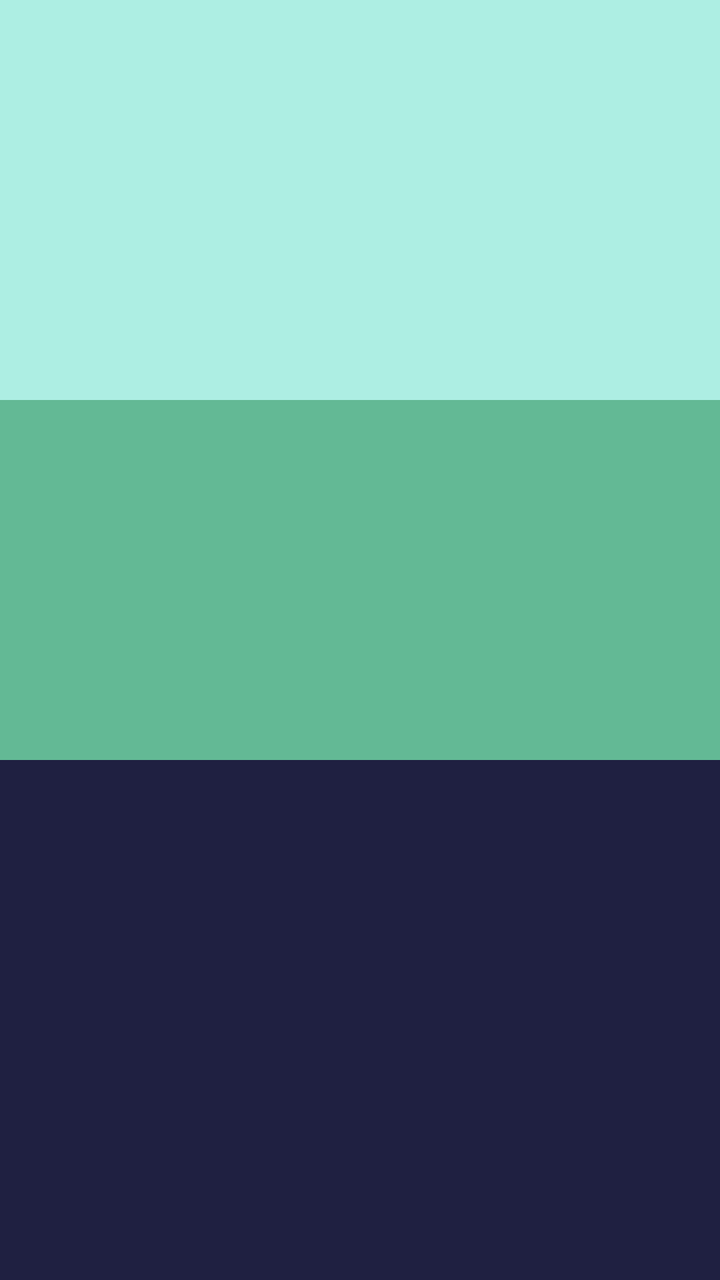
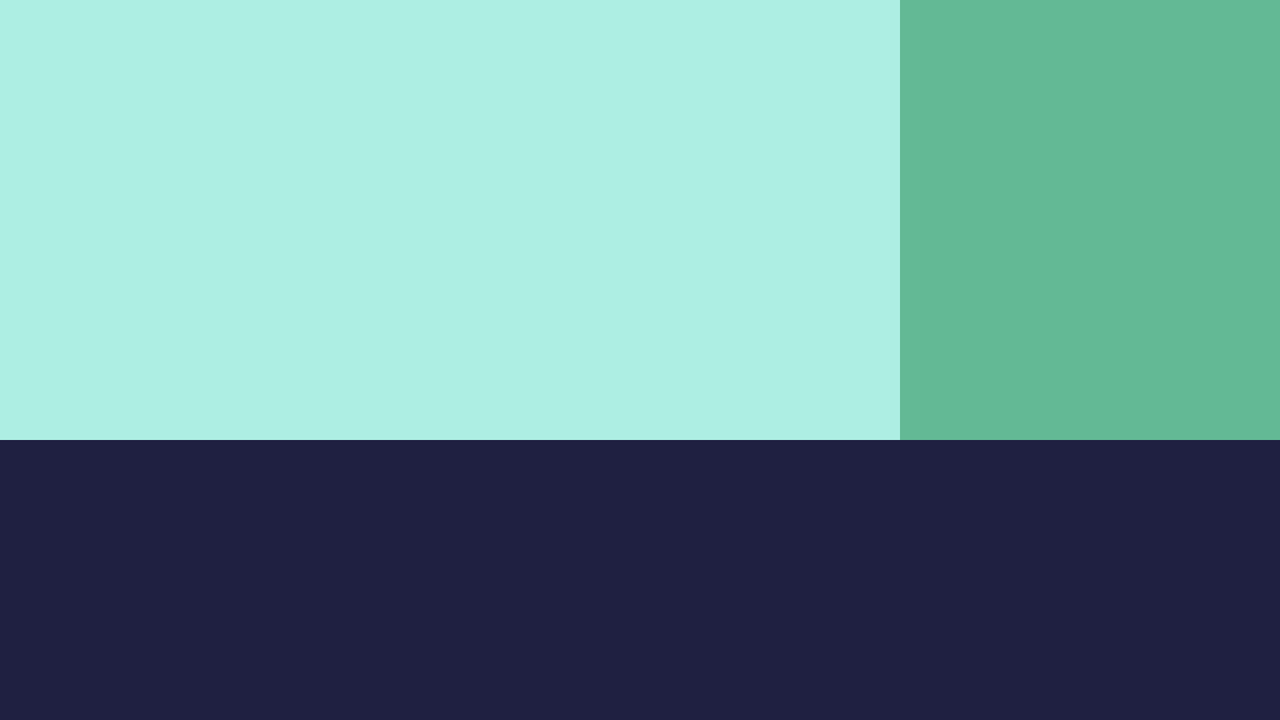

One screen, two layout resources from the same app: the default and the repository's alternative for another configuration. Each is rendered where Android would select it; the XML of both is given below.
<!-- AndroidManifest.xml: application theme Theme.MyApplication -->
<!-- res/layout/activity_main.xml -->
<?xml version="1.0" encoding="utf-8"?>
<LinearLayout xmlns:android="http://schemas.android.com/apk/res/android"
    xmlns:tools="http://schemas.android.com/tools"
    android:id="@+id/main"
    android:layout_width="match_parent"
    android:layout_height="match_parent"
    android:orientation="vertical"
    tools:context=".MainActivity" >

    <FrameLayout
        android:id="@+id/layoutTop"
        android:layout_width="match_parent"
        android:layout_height="200dp"
        android:background="@color/celeste">
    </FrameLayout>

    <FrameLayout
        android:id="@+id/layoutMiddle"
        android:layout_width="match_parent"
        android:layout_height="180dp"
        android:background="@color/mint">
    </FrameLayout>

    <FrameLayout
        android:id="@+id/layoutBottom"
        android:layout_width="match_parent"
        android:layout_height="match_parent"
        android:background="@color/space">
    </FrameLayout>
</LinearLayout>
<!-- resources referenced by this layout -->
<resources>
  <color name="celeste">#ADEEE3</color>
  <color name="mint">#63B995</color>
  <color name="space">#1f2041</color>
  <style name="Theme.MyApplication" parent="Theme.Material3.DayNight.NoActionBar">
          <item name="windowActionBar">true</item>
          <item name="windowNoTitle">false</item>
          <item name="actionBarStyle">@style/Widget.MyMaterial3Theme.ActionBar</item>
          
      </style>
  <style name="Widget.MyMaterial3Theme.ActionBar" parent="@style/Widget.AppCompat.ActionBar">
      </style>
</resources>
<!-- res/layout-land/activity_main.xml (the repository's variant of the layout above) -->
<!-- drawn on the phone turned sideways -->
<?xml version="1.0" encoding="utf-8"?>
<LinearLayout xmlns:android="http://schemas.android.com/apk/res/android"
    xmlns:tools="http://schemas.android.com/tools"
    android:id="@+id/main"
    android:layout_width="match_parent"
    android:layout_height="match_parent"
    android:orientation="vertical"
    tools:context=".MainActivity" >

    <LinearLayout
        android:layout_width="match_parent"
        android:layout_height="220dp"
        android:orientation="horizontal">

        <FrameLayout
            android:id="@+id/layoutTop"
            android:layout_width="450dp"
            android:layout_height="match_parent"
            android:background="@color/celeste">
        </FrameLayout>

        <FrameLayout
            android:id="@+id/layoutMiddle"
            android:layout_width="match_parent"
            android:layout_height="match_parent"
            android:background="@color/mint">
        </FrameLayout>
    </LinearLayout>

    <FrameLayout
        android:id="@+id/layoutBottom"
        android:layout_width="match_parent"
        android:layout_height="match_parent"
        android:background="@color/space">
    </FrameLayout>
</LinearLayout>
